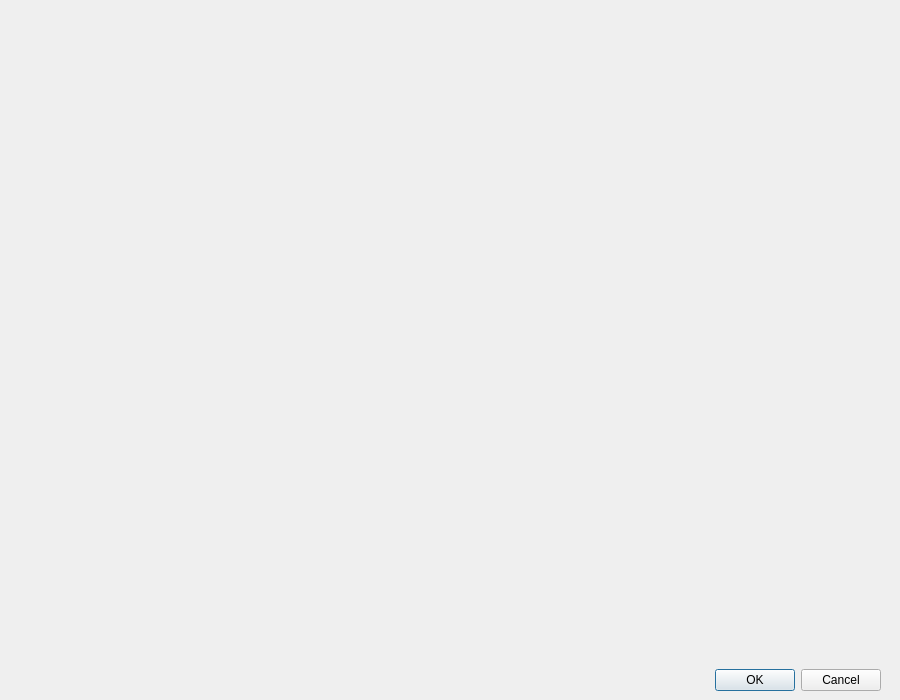
<?xml version="1.0" encoding="UTF-8"?>
<ui version="4.0">
 <class>Dialog_jiequ</class>
 <widget class="QDialog" name="Dialog_jiequ">
  <property name="geometry">
   <rect>
    <x>0</x>
    <y>0</y>
    <width>900</width>
    <height>700</height>
   </rect>
  </property>
  <property name="minimumSize">
   <size>
    <width>900</width>
    <height>700</height>
   </size>
  </property>
  <property name="maximumSize">
   <size>
    <width>900</width>
    <height>700</height>
   </size>
  </property>
  <property name="windowTitle">
   <string>选择矩形区域</string>
  </property>
  <widget class="QDialogButtonBox" name="buttonBox">
   <property name="geometry">
    <rect>
     <x>690</x>
     <y>664</y>
     <width>191</width>
     <height>32</height>
    </rect>
   </property>
   <property name="orientation">
    <enum>Qt::Horizontal</enum>
   </property>
   <property name="standardButtons">
    <set>QDialogButtonBox::Cancel|QDialogButtonBox::Ok</set>
   </property>
  </widget>
 </widget>
 <resources/>
 <connections>
  <connection>
   <sender>buttonBox</sender>
   <signal>accepted()</signal>
   <receiver>Dialog_jiequ</receiver>
   <slot>accept()</slot>
   <hints>
    <hint type="sourcelabel">
     <x>248</x>
     <y>254</y>
    </hint>
    <hint type="destinationlabel">
     <x>157</x>
     <y>274</y>
    </hint>
   </hints>
  </connection>
  <connection>
   <sender>buttonBox</sender>
   <signal>rejected()</signal>
   <receiver>Dialog_jiequ</receiver>
   <slot>reject()</slot>
   <hints>
    <hint type="sourcelabel">
     <x>316</x>
     <y>260</y>
    </hint>
    <hint type="destinationlabel">
     <x>286</x>
     <y>274</y>
    </hint>
   </hints>
  </connection>
 </connections>
</ui>
